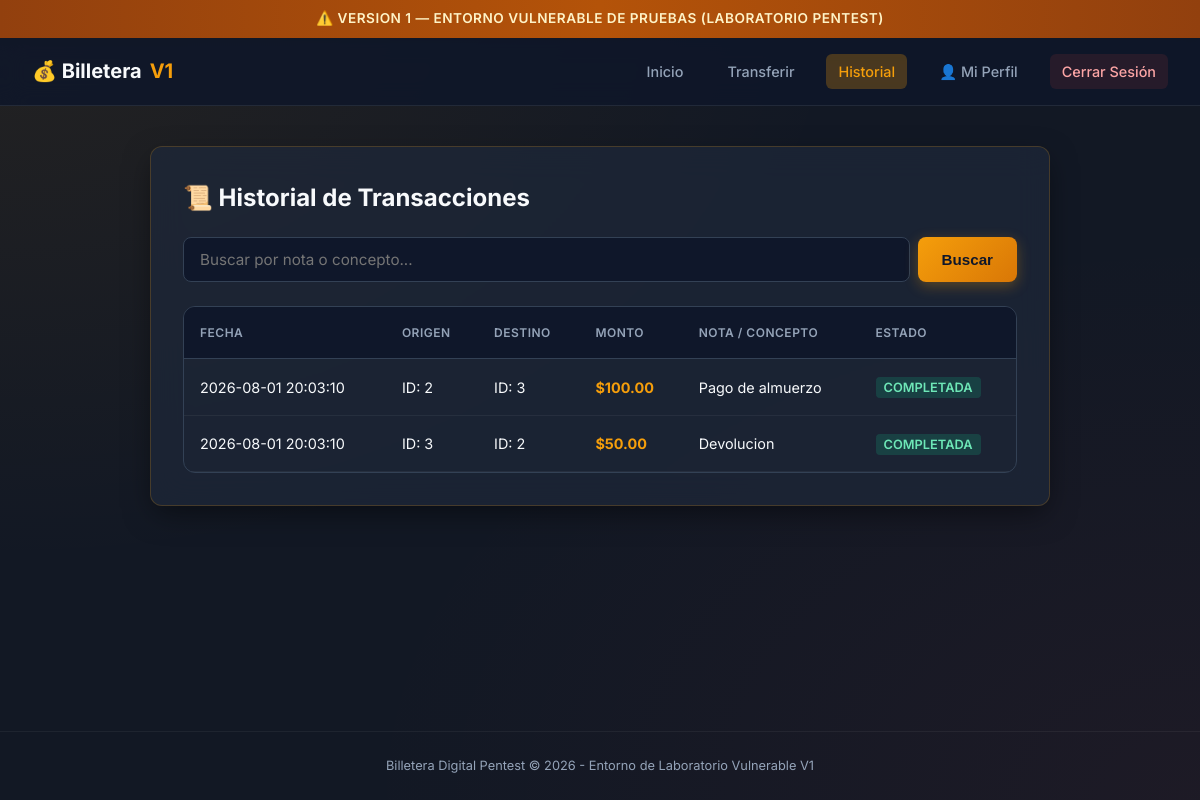
/app/src/historial.php (signed in), run on the app's committed database.
### tables this page shows
CREATE TABLE IF NOT EXISTS transacciones (
    id INT AUTO_INCREMENT PRIMARY KEY,
    cuenta_origen_id INT NOT NULL,
    cuenta_destino_id INT NOT NULL,
    monto DECIMAL(10,2) NOT NULL,
    nota TEXT,                                 
    fecha DATETIME DEFAULT CURRENT_TIMESTAMP,
    estado ENUM('completada','pendiente','fallida') DEFAULT 'completada'
);

### app/src/historial.php (the view, shortened to what this page needs)
<?php
require_once __DIR__ . '/config/db.php';
$usuario_id = $_SESSION['usuario_id'];
$filtro = isset($_GET['buscar']) ? $_GET['buscar'] : '';
$query_cuenta = "SELECT id FROM cuentas WHERE usuario_id = $usuario_id";
$result_cuenta = mysqli_query($conn, $query_cuenta);
$cuenta = mysqli_fetch_assoc($result_cuenta);
$cuenta_id = $cuenta ? $cuenta['id'] : 0;
if ($filtro !== '') {
    $query = "SELECT * FROM transacciones
              WHERE (cuenta_origen_id = $cuenta_id OR cuenta_destino_id = $cuenta_id)
              AND nota LIKE '%$filtro%'
              ORDER BY fecha DESC";
} else {
    $query = "SELECT * FROM transacciones
              WHERE cuenta_origen_id = $cuenta_id OR cuenta_destino_id = $cuenta_id
              ORDER BY fecha DESC";
}
$result = mysqli_query($conn, $query);
?>
<!DOCTYPE html>
<html lang="es">
<head>
    <link rel="stylesheet" href="css/style.css">
</head>
<body>
    <div class="version-banner">
        ⚠️ VERSION 1 — ENTORNO VULNERABLE DE PRUEBAS (LABORATORIO PENTEST)
    </div>
    <header class="navbar">
        <a href="index.php" class="brand">💰 Billetera<span>V1</span></a>
        <nav>
            <a href="index.php">Inicio</a>
            <a href="transferir.php">Transferir</a>
            <a href="historial.php" class="active">Historial</a>
            <a href="perfil.php">👤 Mi Perfil</a>
            <a href="logout.php" class="btn-logout">Cerrar Sesión</a>
        </nav>
    </header>
    <main class="container">
        <div class="card">
            <h2 class="card-title">📜 Historial de Transacciones</h2>
            <form method="GET" action="historial.php" style="margin-bottom: 1.5rem; display:flex; gap:0.5rem;">
                <input type="text" name="buscar" class="form-control" placeholder="Buscar por nota o concepto..." value="<?= $filtro ?>">
                <button type="submit" class="btn" style="width: auto; padding: 0.75rem 1.5rem;">Buscar</button>
            </form>
            <div class="table-container">
                <table>
                    <thead>
                        <tr>
                            <th>Fecha</th>
                            <th>Origen</th>
                            <th>Destino</th>
                            <th>Monto</th>
                            <th>Nota / Concepto</th>
                            <th>Estado</th>
                        </tr>
                    </thead>
                    <tbody>
                        <?php if (mysqli_num_rows($result) > 0): ?>
                            <?php while ($t = mysqli_fetch_assoc($result)): ?>
                            <tr>
                                <td><?= $t['fecha'] ?></td>
                                <td>ID: <?= $t['cuenta_origen_id'] ?></td>
                                <td>ID: <?= $t['cuenta_destino_id'] ?></td>
                                <td style="font-weight:700; color:var(--accent-amber);">$<?= number_format((float)$t['monto'], 2) ?></td>
                                <td><?= $t['nota'] ?></td>
                                <td><span style="background:rgba(16, 185, 129, 0.2); color:#6ee7b7; padding:3px 8px; border-radius:4px; font-size:0.8rem; font-weight:600;"><?= strtoupper($t['estado']) ?></span></td>
                            </tr>
                            <?php endwhile; ?>
                        <?php else: ?>
                            <tr>
                                <td colspan="6" style="text-align:center; color:var(--text-muted); padding:2rem;">No se encontraron transacciones registadas.</td>
                            </tr>
                        <?php endif; ?>
                    </tbody>
                </table>
            </div>
        </div>
    </main>
    <footer>
        Billetera Digital Pentest &copy; 2026 - Entorno de Laboratorio Vulnerable V1
    </footer>
</body>
</html>

### app/src/css/style.css (style rules this page uses)
:root { --bg-primary: #121824; --bg-card: rgba(30, 41, 59, 0.7); --bg-card-border: rgba(245, 158, 11, 0.2); --accent-amber: #f59e0b; --accent-amber-glow: rgba(245, 158, 11, 0.25); --text-main: #f8fafc; --text-muted: #94a3b8; --danger: #ef4444; --success: #10b981; --input-bg: #0f172a; --input-border: #334155; --radius: 12px; --shadow: 0 10px 30px -5px rgba(0, 0, 0, 0.5); }
* { box-sizing: border-box; margin: 0; padding: 0; }
body { font-family: 'Inter', system-ui, -apple-system, sans-serif; background-color: var(--bg-primary); background-image: radial-gradient(at 0% 0%, rgba(245, 158, 11, 0.08) 0px, transparent 50%), radial-gradient(at 100% 100%, rgba(239, 68, 68, 0.05) 0px, transparent 50%); color: var(--text-main); min-height: 100vh; display: flex; flex-direction: column; line-height: 1.6; }
.version-banner { background: linear-gradient(90deg, #92400e 0%, #b45309 50%, #92400e 100%); color: #fef3c7; text-align: center; padding: 8px 16px; font-size: 0.85rem; font-weight: 600; letter-spacing: 0.5px; display: flex; align-items: center; justify-content: center; gap: 8px; box-shadow: 0 2px 10px rgba(0, 0, 0, 0.3); }
.navbar { background: rgba(15, 23, 42, 0.85); backdrop-filter: blur(12px); border-bottom: 1px solid rgba(255, 255, 255, 0.08); padding: 1rem 2rem; display: flex; justify-content: space-between; align-items: center; }
.navbar .brand { font-size: 1.25rem; font-weight: 700; color: var(--text-main); display: flex; align-items: center; gap: 8px; text-decoration: none; }
.navbar .brand span { color: var(--accent-amber); }
.navbar nav { display: flex; gap: 1.25rem; align-items: center; }
.navbar nav a { color: var(--text-muted); text-decoration: none; font-size: 0.9rem; font-weight: 500; transition: all 0.2s ease; padding: 6px 12px; border-radius: 6px; }
.navbar nav a.active { color: var(--accent-amber); background: var(--accent-amber-glow); }
.btn-logout { color: #fca5a5 !important; background: rgba(239, 68, 68, 0.1) !important; }
.container { max-width: 900px; width: 90%; margin: 2.5rem auto; flex: 1; }
.card { background: var(--bg-card); backdrop-filter: blur(16px); border: 1px solid var(--bg-card-border); border-radius: var(--radius); padding: 2rem; box-shadow: var(--shadow); margin-bottom: 1.5rem; animation: fadeIn 0.3s cubic-bezier(0.16, 1, 0.3, 1); }
.card-title { font-size: 1.5rem; font-weight: 700; margin-bottom: 1.25rem; color: var(--text-main); display: flex; align-items: center; gap: 10px; }
.form-control, input[type="text"], input[type="email"], input[type="password"], input[type="number"], select { width: 100%; padding: 0.75rem 1rem; background: var(--input-bg); border: 1px solid var(--input-border); border-radius: 8px; color: var(--text-main); font-size: 0.95rem; font-family: inherit; transition: all 0.2s ease; outline: none; }
.btn { display: inline-flex; align-items: center; justify-content: center; width: 100%; padding: 0.85rem 1.5rem; background: linear-gradient(135deg, #f59e0b 0%, #d97706 100%); color: #0f172a; font-weight: 700; font-size: 0.95rem; border: none; border-radius: 8px; cursor: pointer; transition: all 0.2s ease; text-decoration: none; box-shadow: 0 4px 14px rgba(245, 158, 11, 0.3); }
.table-container { overflow-x: auto; border-radius: var(--radius); border: 1px solid var(--input-border); }
table { width: 100%; border-collapse: collapse; text-align: left; font-size: 0.9rem; }
th { background: rgba(15, 23, 42, 0.9); color: var(--text-muted); font-weight: 600; padding: 1rem; border-bottom: 1px solid var(--input-border); text-transform: uppercase; font-size: 0.75rem; letter-spacing: 0.5px; }
td { padding: 1rem; border-bottom: 1px solid rgba(255, 255, 255, 0.05); color: var(--text-main); }
footer { text-align: center; padding: 1.5rem; font-size: 0.8rem; color: var(--text-muted); border-top: 1px solid rgba(255, 255, 255, 0.05); margin-top: auto; }

### data on the page
transacciones: fecha "2026-08-01 20:03:10", cuenta_origen "2", cuenta_destino "3", monto "100.00", nota "Pago de almuerzo", estado "COMPLETADA"
transacciones: fecha "2026-08-01 20:03:10", cuenta_origen "3", cuenta_destino "2", monto "50.00", nota "Devolucion", estado "COMPLETADA"
